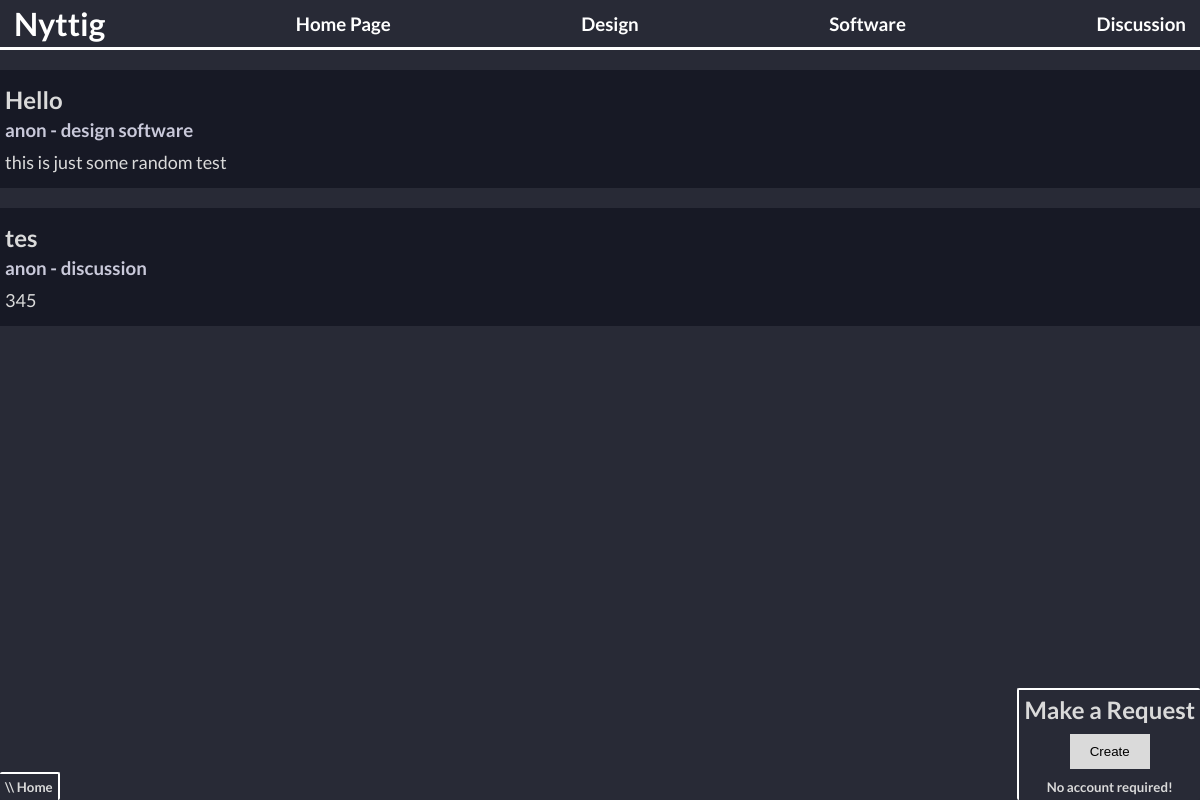
/home/, run on the app's committed database.
### Main.py (models this page shows, shortened)
class REQUESTS2(db.Model):
	__tablename__ = 'Requests'
	_id = db.Column('id', db.Integer, primary_key=True) # id of post (will be used to find posts)
	title = db.Column('title', db.String(255)) # title of post # max 255 chars #
	description = db.Column('desc', db.String(2000)) # description of post # max 2000 chars #
	user = db.Column('user', db.String(255)) # username is 100 chars so there #
	img = db.Column('path', db.String(255)) # path shouldnt really be that long... #
	tag = db.Column('tag', db.String(255))

### Main.py (the view)
@app.route('/', methods=['POST', 'GET'])
@app.route('/home/', methods=['POST', 'GET'])
def home():
	if request.method == 'POST':
		return redirect(url_for('create'))
	return render_template('home.html', reqs=REQUESTS2.query.all(), pagetitle='Home Page', pagepath='Home')

### templates/home.html (shortened to what this page needs)
{% extends "common.html" %}
{% block style %}
<link rel="stylesheet" type="text/css" href="{{ url_for('static', filename='/styles/home.css') }}" />
{% endblock %}
{% block content %}
<div class="path-cont">
	<h5 class="path-text">\\ {{ pagepath }}</h5>
</div>
{% if reqs %}
{% for r in reqs %}
<a class="request" href="{{ r._id }}" style="text-decoration: none; color: #DADADA;">
	<div>
		<h2 class="request-title">{{ r.title }}</h2>
		<h3 class="request-author">{{ r.user }} - {{ r.tag }}</h3>
		<p class="request-desc">{{ r.description }}</p>
	</div>
</a>
{% endfor %}
{% else %}
<h2 class="nothing">Nothing to see here yet :(</h2>
{% endif %}
<form class="create-field" method="POST">
	<h2 class="create-field-title">Make a Request</h2>
	<input class="createbtn" type="submit" value="Create"  name="createreq" />
	<h5 class="create-field-splash">No account required!</h5>
</form>
{% endblock %}

### static/styles/common.css (style rules this page uses)
* { padding: 0; margin: 0; }
html { font-family: 'Lato', sans-serif; overflow-x: hidden; color: #DADADA; }
body { background-color: #282a36; }

### static/styles/home.css (style rules this page uses)
.path-cont { position: fixed; background-color: #282a36; bottom: 0; left: 0; align-items: center; text-align: center; border-right: 2px solid #FFF; border-top: 2px solid #FFF; border-radius: 2px; }
.path-text { text-align: center; margin: 5px; }
.request { margin-top: 20px; display: flex; padding: 5px; padding-bottom: 15px; padding-top: 15px; background-color: #171925; transition: 0.3s; }
.request-title { padding-bottom: 5px; }
.request-author { color: #C9C9DA; padding-bottom: 5px; }
.request-desc { padding-top: 5px; font-size: 18px; }
.create-field { position: fixed; background-color: #282a36; bottom: 0; right: 0; align-items: center; text-align: center; border-left: 2px solid #FFF; border-top: 2px solid #FFF; border-radius: 2px; }
.create-field-title { padding: 5px }
.createbtn { margin: 5px; padding: 10px 20px; border: none; color: #000; display: inline-block; cursor: pointer; background-color: #DADADA; }
.create-field-splash { margin: 5px; }

### data on the page
REQUESTS2: title "Hello", user "anon", tag "design software", description "this is just some random test"
REQUESTS2: title "tes", user "anon", tag "discussion", description "345"

### other printed values
{{ pagepath }} "Home"
